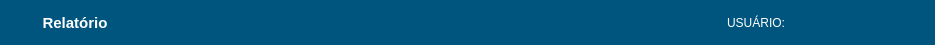
                  <widget class="QFrame" name="frame_37">
                   <property name="maximumSize">
                    <size>
                     <width>16777215</width>
                     <height>45</height>
                    </size>
                   </property>
                   <property name="styleSheet">
                    <string notr="true">background-color: rgb(0, 85, 127);
border:none;</string>
                   </property>
                   <property name="frameShape">
                    <enum>QFrame::NoFrame</enum>
                   </property>
                   <property name="frameShadow">
                    <enum>QFrame::Raised</enum>
                   </property>
                   <layout class="QHBoxLayout" name="horizontalLayout_13">
                    <property name="spacing">
                     <number>0</number>
                    </property>
                    <property name="leftMargin">
                     <number>0</number>
                    </property>
                    <property name="topMargin">
                     <number>0</number>
                    </property>
                    <property name="rightMargin">
                     <number>0</number>
                    </property>
                    <property name="bottomMargin">
                     <number>0</number>
                    </property>
                    <item>
                     <widget class="QPushButton" name="pushButton_15">
                      <property name="minimumSize">
                       <size>
                        <width>150</width>
                        <height>45</height>
                       </size>
                      </property>
                      <property name="styleSheet">
                       <string notr="true">QPushButton {
background-color: rgb(0, 85, 127);
border: none;
color: rgb(255, 255, 255);
font-weight: bold;
font-size: 15px;


text-transform: uppercase
 }
QPushButton:hover{
background-color:  #1CB5E0;
border: none;
color: rgb(255, 255, 255);
font-weight: bold;
font-size: 16px;
text-decoration:underline;



}</string>
                      </property>
                      <property name="text">
                       <string>Relatório</string>
                      </property>
                      <property name="icon">
                       <iconset>
                        <normaloff>../../../⠀/AGENDAMENTO TESTE - PRONTO/AGENDAMENTO - PRODUÇÃO/img/suportee.png</normaloff>../../../⠀/AGENDAMENTO TESTE - PRONTO/AGENDAMENTO - PRODUÇÃO/img/suportee.png</iconset>
                      </property>
                      <property name="iconSize">
                       <size>
                        <width>30</width>
                        <height>30</height>
                       </size>
                      </property>
                     </widget>
                    </item>
                    <item>
                     <spacer name="horizontalSpacer_7">
                      <property name="orientation">
                       <enum>Qt::Horizontal</enum>
                      </property>
                      <property name="sizeHint" stdset="0">
                       <size>
                        <width>485</width>
                        <height>20</height>
                       </size>
                      </property>
                     </spacer>
                    </item>
                    <item>
                     <widget class="QLabel" name="label_8">
                      <property name="minimumSize">
                       <size>
                        <width>150</width>
                        <height>0</height>
                       </size>
                      </property>
                      <property name="styleSheet">
                       <string notr="true">font: 75 12pt &quot;MS Shell Dlg 2&quot;;
color: rgb(255, 255, 255);</string>
                      </property>
                      <property name="text">
                       <string>USUÁRIO:</string>
                      </property>
                      <property name="alignment">
                       <set>Qt::AlignRight|Qt::AlignTrailing|Qt::AlignVCenter</set>
                      </property>
                     </widget>
                    </item>
                    <item>
                     <widget class="QLabel" name="Lb_UserLogadoRelatorio">
                      <property name="minimumSize">
                       <size>
                        <width>150</width>
                        <height>0</height>
                       </size>
                      </property>
                      <property name="styleSheet">
                       <string notr="true">font: 14pt &quot;OCR A Extended&quot;;
color: rgb(0, 255, 127);</string>
                      </property>
                      <property name="text">
                       <string/>
                      </property>
                     </widget>
                    </item>
                   </layout>
                  </widget>
